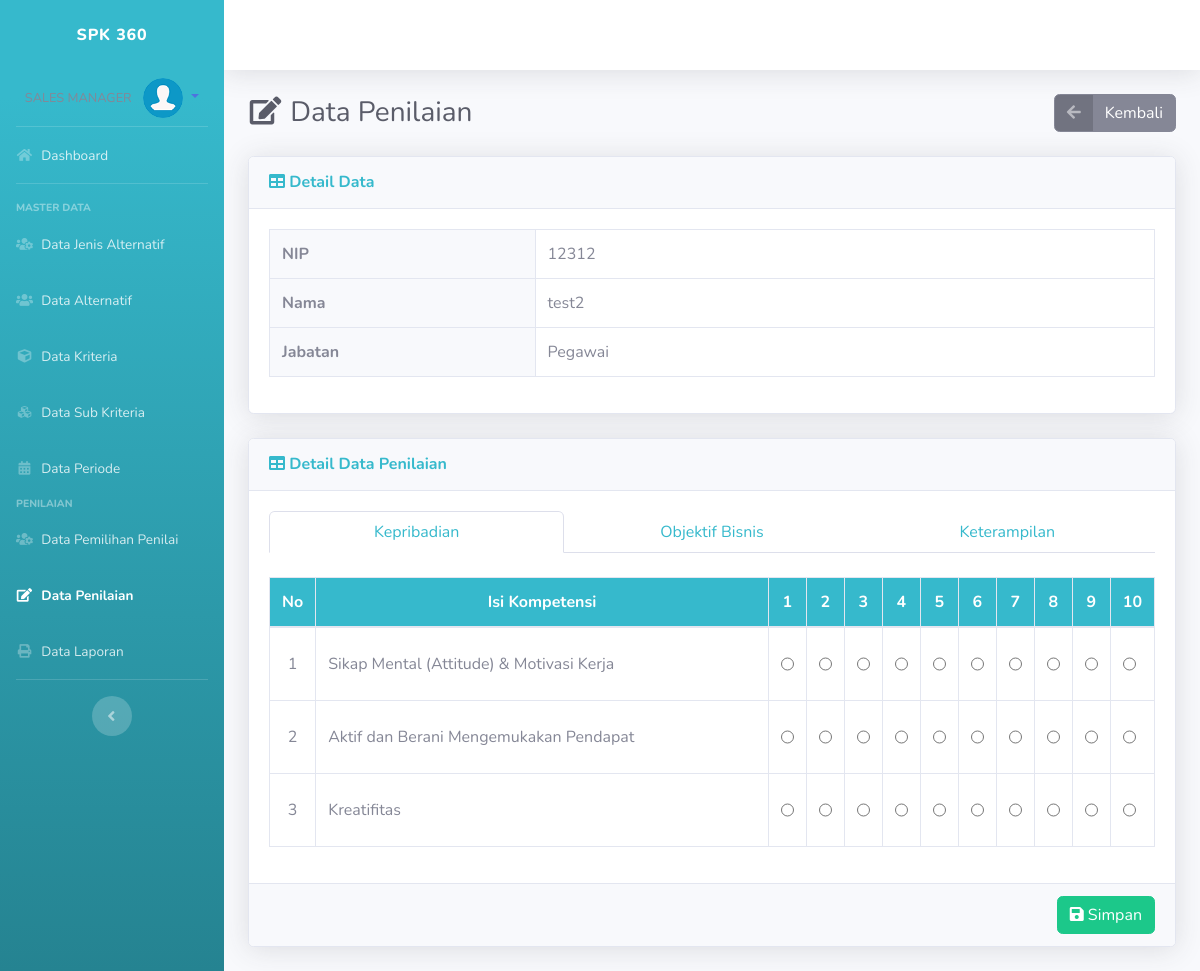
The page /admin/index.php?p=melakukanpen&id=78 (signed in) on the database its author committed.
### tables this page shows
CREATE TABLE `penilai` (
  `id_penilai` int(11) NOT NULL,
  `nip` char(18) DEFAULT NULL,
  `id_periode` int(11) DEFAULT NULL
);

CREATE TABLE `user` (
  `nip` char(18) NOT NULL,
  `id_jenis_user` int(11) DEFAULT NULL,
  `password` varchar(100) DEFAULT NULL,
  `nama_guru` varchar(100) DEFAULT NULL,
  `status_guru` varchar(100) DEFAULT NULL,
  `alamat` text DEFAULT NULL,
  `tempat_lahir` varchar(100) DEFAULT NULL,
  `tgl_lahir` date DEFAULT NULL,
  `jenis_kelamin` char(1) DEFAULT NULL,
  `status_nikah` char(1) DEFAULT NULL,
  `no_telp` varchar(20) DEFAULT NULL,
  `area_kerja` varchar(255) DEFAULT NULL
);

CREATE TABLE `jenis_user` (
  `id_jenis_user` int(10) NOT NULL,
  `jabatan` varchar(20) DEFAULT NULL,
  `level` int(11) DEFAULT NULL
);

CREATE TABLE `jenis_kompetensi` (
  `id_kompetensi` int(11) NOT NULL,
  `nama_kompetensi` varchar(50) DEFAULT '0',
  `bobot_kompetensi` int(11) DEFAULT 0
);

CREATE TABLE `isi_kompetensi` (
  `id_isi` int(11) NOT NULL,
  `id_kompetensi` int(11) DEFAULT NULL,
  `isi_kompetensi` text DEFAULT NULL,
  `ket` varchar(50) DEFAULT NULL
);

### admin/pages/melakukanpen.php (the view, shortened to what this page needs)
<?php
if (!isset($_GET['id'])) {
?>
    <?php if (isset($_SESSION["flash"])) { ?>
        <div class="alert alert-<?= $_SESSION["flash"]["type"]; ?> alert-dismissible alert_model" role="alert">
            <button type="button" class="close" data-dismiss="alert" aria-label="Close">
                <span aria-hidden="true">&times;</span>
            </button>
            <?= $_SESSION["flash"]["head"]; ?> <?= $_SESSION["flash"]["msg"]; ?>
        </div>
    <?php unset($_SESSION['flash']);
    } ?>
    <div class="card shadow mb-4">
        <div class="card-body">
            <div class="d-flex justify-content-between align-items-center mt-2 mb-5 mx-1">
                <h4 class="m-0 font-weight-bold"> Daftar Data Penilaian</h6>
            </div>
            <table class="table table-bordered" id="dataTable" width="100%" cellspacing="0">
                <thead class="bg-info text-white">
                    <tr align="center">
                        <th width="5%">No</th>
                        <th width="30%">NIP</th>
                        <th>Nama</th>
                        <th width="10%">Aksi</th>
                    </tr>
                </thead>
                <tbody>
                    <?php
                    $i = 0;
                    $nip_s = $_SESSION[md5('user')];
                    $sql = "SELECT a.id_penilai, a.nip, c.nama_guru, b.id_penilai_detail FROM penilai a JOIN penilai_detail b  ON a.id_penilai = b.id_penilai
							JOIN user c ON a.nip = c.nip WHERE b.nip = '$nip_s' ";
                    $q = mysqli_query($con, $sql);
                    while ($row = mysqli_fetch_array($q)) {
                    ?>
                        <tr align="center">
                            <td><?= ++$i; ?></td>
                            <td><?= $row['nip']; ?></td>
                            <td><?= $row['nama_guru']; ?></td>
                            <td>
                                <?php
                                if (sudah($row['id_penilai_detail']) == 'sudah') {
                                ?>
                                    <a href="index.php?p=melakukanpen&id=<?= $row['id_penilai']; ?>" class="btn btn-success btn-sm" data-toggle="tooltip" data-placement="bottom" title="Detail Penilaian">
                                        <i class="fa fa-eye"></i>
                                    </a>
                                <?php
                                } else {
                                ?>
                                    <a href="index.php?p=melakukanpen&id=<?= $row['id_penilai']; ?>" class="btn btn-warning btn-sm" data-toggle="tooltip" data-placement="bottom" title="Isi Penilaian">
                                        <i class="fa fa-edit"></i>
                                    </a>
                                <?php
                                }
                                ?>
                            </td>
                        </tr>
                    <?php } ?>
                </tbody>
            </table>
        </div>
    </div>
<?php } else { ?>
    <?php
    $nip_s = $_SESSION[md5('user')];
    $ssql = "SELECT * FROM user c JOIN jenis_user d ON c.id_jenis_user = d.id_jenis_user WHERE c.nip = '$nip_s'";
    $q = mysqli_query($con, $ssql);
    $rw = mysqli_fetch_array($q);
    if ($rw['level'] == '0') {
        $sebagai = 0;
    } else {
        $sebagai = 1;
    }
    $id_penilai = isset($_GET['id']) ? mysqli_real_escape_string($con, htmlspecialchars($_GET['id'])) : "";
    $sql = "SELECT a.id_penilai, a.nip, b.nama_guru, c.jabatan FROM penilai a JOIN user b ON a.nip = b.nip JOIN jenis_user c ON b.id_jenis_user = c.id_jenis_user WHERE a.id_penilai = '$id_penilai'";
    $q = mysqli_query($con, $sql);
    $row  = mysqli_fetch_array($q);
    ?>
    <div class="d-sm-flex align-items-center justify-content-between mb-4">
        <h1 class="h3 mb-0 text-gray-800"><i class="fas fa-fw fa-edit"></i> Data Penilaian</h1>
        <a href="index.php?p=melakukanpen" class="btn btn-secondary btn-icon-split"><span class="icon text-white-50"><i class="fas fa-arrow-left"></i></span>
            <span class="text">Kembali</span>
        </a>
    </div>
    <div class="card shadow mb-4">
        <div class="card-header py-3">
            <h6 class="m-0 font-weight-bold text-info"><i class="fa fa-table"></i> Detail Data</h6>
        </div>
        <div class="card-body">
            <table class="table table-bordered" width="100%">
                <tr>
                    <th width="30%" class="bg-light">NIP</th>
                    <td> <?= $row['nip']; ?></td>
                </tr>
                <tr>
                    <th class="bg-light">Nama</th>
                    <td> <?= $row['nama_guru']; ?></td>
                </tr>
                <tr>
                    <th class="bg-light">Jabatan</th>
                    <td> <?= $row['jabatan']; ?></td>
                </tr>
            </table>
        </div>
    </div>
    <div class="card shadow mb-4">
        <div class="card-header py-3">
            <h6 class="m-0 font-weight-bold text-info"><i class="fa fa-table"></i> Detail Data Penilaian</h6>
        </div>
        <div class="card-body">
            <form class="form-horizontal" method="post" action="modal/m_nilai.php">
                <nav class="nav-justified">
                    <div class="nav nav-tabs" id="nav-tab" role="tablist">
                        <?php
                        $sql = "SELECT * FROM jenis_kompetensi";
                        $q = mysqli_query($con, $sql);
                        $i = 0;
                        $data_kompetensi = [];
                        while ($row = mysqli_fetch_array($q)) {
                            $data_kompetensi[$i]['id_kompetensi'] = $row['id_kompetensi'];
                            $data_kompetensi[$i]['nama_kompetensi'] = $row['nama_kompetensi'];
                            $data_kompetensi[$i]['bobot_kompetensi'] = $row['bobot_kompetensi'];
                            if ($i == 0) {
                        ?>
                                <a class="nav-item nav-link active text-info" id="nav-home-tab" data-toggle="tab" href="#nav-<?= $row['id_kompetensi']; ?>" role="tab" aria-controls="nav-home" aria-selected="true"><?= $row['nama_kompetensi']; ?></a>
                            <?php
                            } else {
                            ?>
                                <a class="nav-item nav-link text-info" id="nav-home-tab" data-toggle="tab" href="#nav-<?= $row['id_kompetensi']; ?>" role="tab" aria-controls="nav-home" aria-selected="true"><?= $row['nama_kompetensi']; ?></a>
                        <?php
                            }
                            $i++;
                        }
                        ?>
                    </div>
                </nav>
                <div class="tab-content" id="nav-tabContent">
                    <?php
                    foreach ($data_kompetensi as $k => $v) {
                        if ($k == 0) {
                            $ext = "show active";
                        } else {
                            $ext = "";
                        }
                    ?>
                        <div class="tab-pane fade <?= $ext; ?>" id="nav-<?= $v['id_kompetensi']; ?>" role="tabpanel" aria-labelledby="nav-profile-tab">
                            <br>
                            <div>
                                <table class="table table-bordered">
                                    <thead class="bg-info text-white">
                                        <tr align="center">
                                            <th width="5%">No</th>
                                            <th width="70%">Isi Kompetensi</th>
                                            <th>1</th>
                                            <th>2</th>
                                            <th>3</th>
                                            <th>4</th>
                                            <th>5</th>
                                            <th>6</th>
                                            <th>7</th>
                                            <th>8</th>
                                            <th>9</th>
                                            <th>10</th>
                                        </tr>
                                    </thead>
                                    <tbody>
                                        <?php
                                        $i = 0;
                                        $sq = "SELECT * FROM isi_kompetensi WHERE id_kompetensi = $v[id_kompetensi] AND ket LIKE '%$sebagai%' ";
                                        $qs = mysqli_query($con, $sq);
                                        while ($row = mysqli_fetch_array($qs)) {
                                        ?>
                                            <tr>
                                                <td class="text-center align-middle"><?= ++$i; ?></td>
                                                <td class="align-middle"><?= $row['isi_kompetensi']; ?></td>
                                                <td class="form-group">
                                                    <input class="form-control form-control-lg" style="width: auto;" type="radio" name="kompetensi_<?= $row['id_isi']; ?>" id="kompetensi_<?= $row['id_isi']; ?>_1" title="Tidak Mampu" value="1" required>
                                                </td>
                                                <td class="form-group">
                                                    <input class="form-control form-control-lg" style="width: auto;" type="radio" name="kompetensi_<?= $row['id_isi']; ?>" id="kompetensi_<?= $row['id_isi']; ?>_2" title="Kurang Mampu" value="2" required>
                                                </td>
                                                <td class="form-group">
                                                    <input class="form-control form-control-lg" style="width: auto;" type="radio" name="kompetensi_<?= $row['id_isi']; ?>" id="kompetensi_<?= $row['id_isi']; ?>_3" title="Mampu" value="3" required>
                                                </td>
                                                <td class="form-group">
                                                    <input class="form-control form-control-lg" style="width: auto;" type="radio" name="kompetensi_<?= $row['id_isi']; ?>" id="kompetensi_<?= $row['id_isi']; ?>_4" title="Sangat Mampu" value="4" required>
                                                </td>
                                                <td class="form-group">
                                                    <input class="form-control form-control-lg" style="width: auto;" type="radio" name="kompetensi_<?= $row['id_isi']; ?>" id="kompetensi_<?= $row['id_isi']; ?>_5" title="Tidak Mampu" value="5" required>
                                                </td>
                                                <td class="form-group">
                                                    <input class="form-control form-control-lg" style="width: auto;" type="radio" name="kompetensi_<?= $row['id_isi']; ?>" id="kompetensi_<?= $row['id_isi']; ?>_6" title="Kurang Mampu" value="6" required>
                                                </td>
                                                <td class="form-group">
                                                    <input class="form-control form-control-lg" style="width: auto;" type="radio" name="kompetensi_<?= $row['id_isi']; ?>" id="kompetensi_<?= $row['id_isi']; ?>_7" title="Mampu" value="7" required>
                                                </td>
                                                <td class="form-group">
                                                    <input class="form-control form-control-lg" style="width: auto;" type="radio" name="kompetensi_<?= $row['id_isi']; ?>" id="kompetensi_<?= $row['id_isi']; ?>_8" title="Sangat Mampu" value="8" required>
                                                </td>
                                                <td class="form-group">
                                                    <input class="form-control form-control-lg" style="width: auto;" type="radio" name="kompetensi_<?= $row['id_isi']; ?>" id="kompetensi_<?= $row['id_isi']; ?>_9" title="Mampu" value="9" required>
                                                </td>
                                                <td class="form-group">
                                                    <input class="form-control form-control-lg" style="width: auto;" type="radio" name="kompetensi_<?= $row['id_isi']; ?>" id="kompetensi_<?= $row['id_isi']; ?>_10" title="Sangat Mampu" value="10" required>
                                                </td>
                                            </tr>
                                        <?php } ?>
                                    </tbody>
                                </table>
                            </div>
                        </div>
                    <?php
                    }
                    ?>
                </div>
        </div>
        <div class="card-footer text-right">
            <button type="submit" class="btn btn-success"><i class="fa fa-save"></i> Simpan</button>
        </div>
    <?php } ?>
    </div>

### rows shown on the page
penilai: nip "12312", nip.nama_guru "test2", jenis_user.jabatan "Pegawai"
jenis_kompetensi: nama_kompetensi "Kepribadian"
jenis_kompetensi: nama_kompetensi "Objektif Bisnis"
jenis_kompetensi: nama_kompetensi "Keterampilan"
isi_kompetensi: isi_kompetensi "Sikap Mental (Attitude) & Motivasi Kerja"
isi_kompetensi: isi_kompetensi "Aktif dan Berani Mengemukakan Pendapat"
isi_kompetensi: isi_kompetensi "Kreatifitas"
